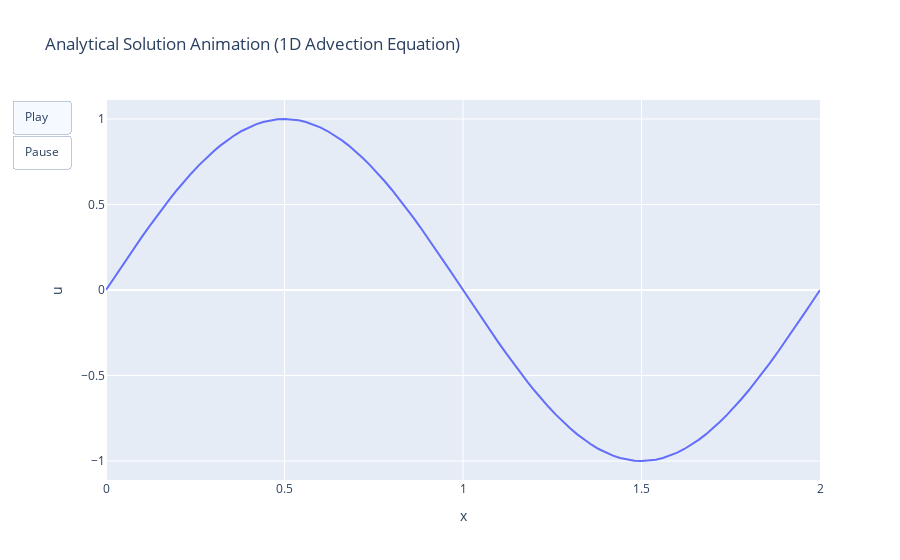

Notebook code for this chart:
### Code cell
import plotly.graph_objects as go

# create animation frames
frames = [go.Frame(data=[go.Scatter(x=x, y=u_analytical[i], mode='lines')], name=f"t={ti:.2f}")
          for i, ti in enumerate(t.flatten())]

fig = go.Figure(
    data=[go.Scatter(x=x, y=u_analytical[0], mode='lines')],
    layout=go.Layout(
        title='Analytical Solution Animation (1D Advection Equation)',
        xaxis_title='x',
        yaxis_title='u',
        updatemenus=[{
            'type': 'buttons',
            'buttons': [{
                'label': 'Play',
                'method': 'animate',
                'args': [None, {'frame': {'duration': 50, 'redraw': True}, 'fromcurrent': True}]
            }, {
                'label': 'Pause',
                'method': 'animate',
                'args': [[None], {'frame': {'duration': 0, 'redraw': False}, 'mode': 'immediate'}]
            }]
        }]
    ),
    frames=frames
)

fig.show()

### Figure 1 — Plotly figure (JSON) as saved in the notebook; plotly's stock layout.template omitted (floating-point values rounded to 4 significant figures)
{"data": [{"mode": "lines", "type": "scatter", "x": [0.0, 0.02, 0.04, 0.06, 0.08, 0.1, 0.12, 0.14, 0.16, 0.18, 0.2, 0.22, 0.24, 0.26, 0.28, 0.3, 0.32, 0.34, 0.36, 0.38, 0.4, 0.42, 0.44, 0.46, 0.48, 0.5, 0.52, 0.54, 0.56, 0.58, 0.6, 0.62, 0.64, 0.66, 0.68, 0.7, 0.72, 0.74, 0.76, 0.78, 0.8, 0.82, 0.84, 0.86, 0.88, 0.9, 0.92, 0.94, 0.96, 0.98, 1.0, 1.02, 1.04, 1.06, 1.08, 1.1, 1.12, 1.14, 1.16, 1.18, 1.2, 1.22, 1.24, 1.26, 1.28, 1.3, 1.32, 1.34, 1.36, 1.38, 1.4, 1.42, 1.44, 1.46, 1.48, 1.5, 1.52, 1.54, 1.56, 1.58, 1.6, 1.62, 1.64, 1.66, 1.68, 1.7, 1.72, 1.74, 1.76, 1.78, 1.8, 1.82, 1.84, 1.86, 1.88, 1.9, 1.92, 1.94, 1.96, 1.98, 2.0], "y": [0.0, 0.06279, 0.1253, 0.1874, 0.2487, 0.309, 0.3681, 0.4258, 0.4818, 0.5358, 0.5878, 0.6374, 0.6845, 0.729, 0.7705, 0.809, 0.8443, 0.8763, 0.9048, 0.9298, 0.9511, 0.9686, 0.9823, 0.9921, 0.998, 1.0, 0.998, 0.9921, 0.9823, 0.9686, 0.9511, 0.9298, 0.9048, 0.8763, 0.8443, 0.809, 0.7705, 0.729, 0.6845, 0.6374, 0.5878, 0.5358, 0.4818, 0.4258, 0.3681, 0.309, 0.2487, 0.1874, 0.1253, 0.06279, 1.225e-16, -0.06279, -0.1253, -0.1874, -0.2487, -0.309, -0.3681, -0.4258, -0.4818, -0.5358, -0.5878, -0.6374, -0.6845, -0.729, -0.7705, -0.809, -0.8443, -0.8763, -0.9048, -0.9298, -0.9511, -0.9686, -0.9823, -0.9921, -0.998, -1.0, -0.998, -0.9921, -0.9823, -0.9686, -0.9511, -0.9298, -0.9048, -0.8763, -0.8443, -0.809, -0.7705, -0.729, -0.6845, -0.6374, -0.5878, -0.5358, -0.4818, -0.4258, -0.3681, -0.309, -0.2487, -0.1874, -0.1253, -0.06279, -2.449e-16]}], "layout": {"title": {"text": "Analytical Solution Animation (1D Advection Equation)"}, "updatemenus": [{"buttons": [{"args": [null, {"frame": {"duration": 50, "redraw": true}, "fromcurrent": true}], "label": "Play", "method": "animate"}, {"args": [[null], {"frame": {"duration": 0, "redraw": false}, "mode": "immediate"}], "label": "Pause", "method": "animate"}], "type": "buttons"}], "xaxis": {"title": {"text": "x"}}, "yaxis": {"title": {"text": "u"}}}}
